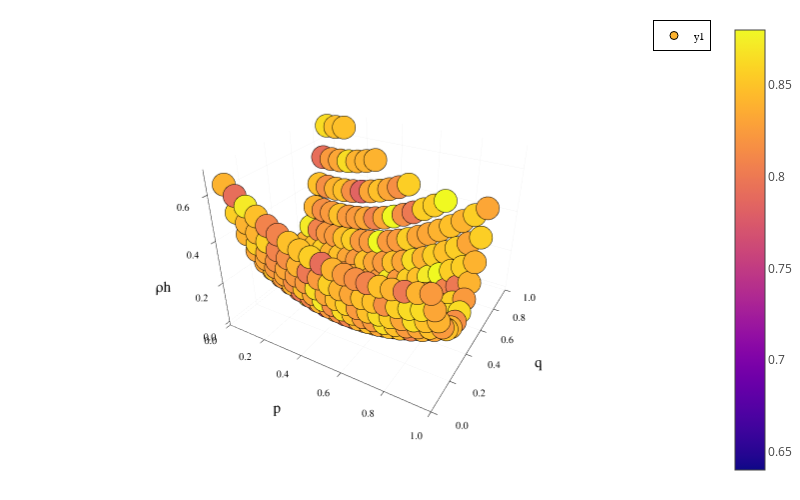

This figure's notebook cell:
### Code cell
scatter(
    results_df.p,
    results_df.q,
    results_df.ρh,
    marker_z = results_df.block_match_ratio,
    markercolor = :plasma,
    xaxis = ("p", (0,1)),
    yaxis = ("q", (0,1)),
    zaxis = ("ρh"),
    size = (800, 500),
)
